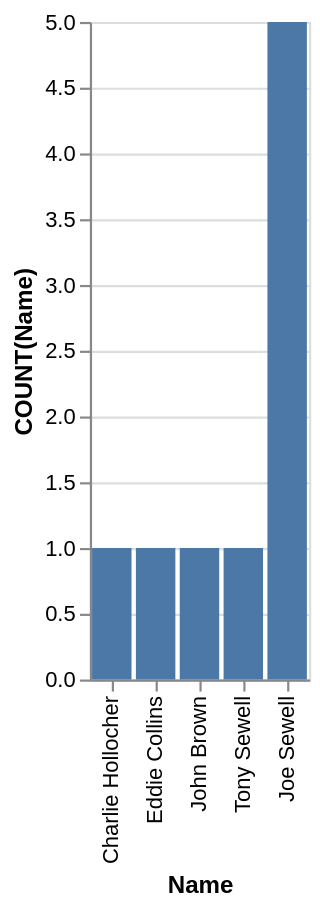

The specification (Vega-Lite) saved for this image:
### Vega-Lite specification from a JSON file in a GitHub repository (floating-point values rounded to 4 significant figures)
{"data": {"values": [{"x_data": "Charlie Hollocher", "y_data": 1}, {"x_data": "Eddie Collins", "y_data": 1}, {"x_data": "John Brown", "y_data": 1}, {"x_data": "Tony Sewell", "y_data": 1}, {"x_data": "Joe Sewell", "y_data": 5}]}, "mark": "bar", "encoding": {"x": {"field": "x_data", "type": "nominal", "title": "Name", "sort": {"op": "sum", "field": "y_data", "order": "ascending"}}, "y": {"field": "y_data", "type": "quantitative", "title": "COUNT(Name)"}}}
